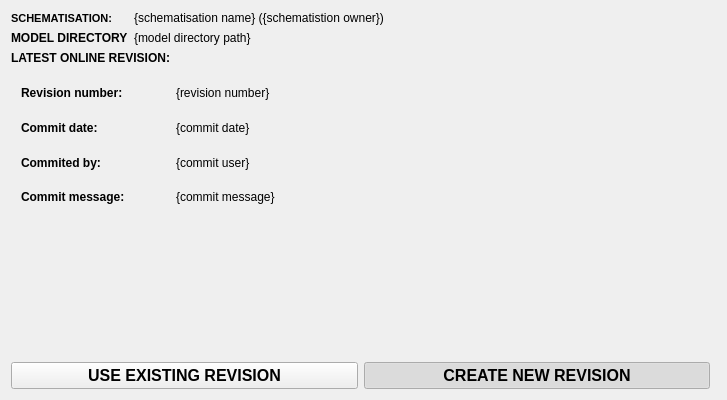
<?xml version="1.0" encoding="UTF-8"?>
<ui version="4.0">
 <class>Form</class>
 <widget class="QWidget" name="Form">
  <property name="windowModality">
   <enum>Qt::NonModal</enum>
  </property>
  <property name="geometry">
   <rect>
    <x>0</x>
    <y>0</y>
    <width>727</width>
    <height>400</height>
   </rect>
  </property>
  <property name="sizePolicy">
   <sizepolicy hsizetype="Preferred" vsizetype="Minimum">
    <horstretch>0</horstretch>
    <verstretch>0</verstretch>
   </sizepolicy>
  </property>
  <property name="minimumSize">
   <size>
    <width>720</width>
    <height>400</height>
   </size>
  </property>
  <property name="font">
   <font>
    <family>Segoe UI</family>
   </font>
  </property>
  <property name="windowTitle">
   <string>Start</string>
  </property>
  <property name="autoFillBackground">
   <bool>true</bool>
  </property>
  <layout class="QGridLayout" name="gridLayout">
   <item row="1" column="0">
    <layout class="QFormLayout" name="formLayout_2">
     <item row="0" column="0">
      <widget class="QLabel" name="label_9">
       <property name="font">
        <font>
         <pointsize>8</pointsize>
         <weight>75</weight>
         <bold>true</bold>
        </font>
       </property>
       <property name="text">
        <string>SCHEMATISATION:</string>
       </property>
      </widget>
     </item>
     <item row="0" column="1">
      <widget class="QLabel" name="lbl_schematisation">
       <property name="text">
        <string>{schematisation name} ({schematistion owner})</string>
       </property>
      </widget>
     </item>
     <item row="1" column="0">
      <widget class="QLabel" name="label_17">
       <property name="font">
        <font>
         <weight>75</weight>
         <bold>true</bold>
        </font>
       </property>
       <property name="text">
        <string>MODEL DIRECTORY</string>
       </property>
      </widget>
     </item>
     <item row="1" column="1">
      <widget class="QLabel" name="lbl_model_dir">
       <property name="text">
        <string>{model directory path}</string>
       </property>
      </widget>
     </item>
    </layout>
   </item>
   <item row="0" column="0" colspan="2">
    <layout class="QVBoxLayout" name="svg_lout"/>
   </item>
   <item row="4" column="0">
    <layout class="QGridLayout" name="gridLayout_2">
     <property name="bottomMargin">
      <number>0</number>
     </property>
     <item row="0" column="1">
      <widget class="QPushButton" name="pb_create_revision">
       <property name="sizePolicy">
        <sizepolicy hsizetype="Expanding" vsizetype="Fixed">
         <horstretch>0</horstretch>
         <verstretch>0</verstretch>
        </sizepolicy>
       </property>
       <property name="font">
        <font>
         <pointsize>12</pointsize>
         <weight>75</weight>
         <bold>true</bold>
        </font>
       </property>
       <property name="text">
        <string>CREATE NEW REVISION</string>
       </property>
       <property name="checkable">
        <bool>true</bool>
       </property>
       <property name="checked">
        <bool>true</bool>
       </property>
       <property name="autoExclusive">
        <bool>true</bool>
       </property>
      </widget>
     </item>
     <item row="0" column="0">
      <widget class="QPushButton" name="pb_use_revision">
       <property name="sizePolicy">
        <sizepolicy hsizetype="Expanding" vsizetype="Fixed">
         <horstretch>0</horstretch>
         <verstretch>0</verstretch>
        </sizepolicy>
       </property>
       <property name="font">
        <font>
         <pointsize>12</pointsize>
         <weight>75</weight>
         <bold>true</bold>
        </font>
       </property>
       <property name="text">
        <string>USE EXISTING REVISION</string>
       </property>
       <property name="checkable">
        <bool>true</bool>
       </property>
       <property name="checked">
        <bool>false</bool>
       </property>
       <property name="autoExclusive">
        <bool>true</bool>
       </property>
      </widget>
     </item>
    </layout>
   </item>
   <item row="2" column="0">
    <layout class="QFormLayout" name="formLayout_4">
     <item row="0" column="0">
      <widget class="QLabel" name="label_37">
       <property name="font">
        <font>
         <weight>75</weight>
         <bold>true</bold>
        </font>
       </property>
       <property name="text">
        <string>LATEST ONLINE REVISION:</string>
       </property>
      </widget>
     </item>
     <item row="1" column="0">
      <widget class="QLabel" name="label_38">
       <property name="sizePolicy">
        <sizepolicy hsizetype="Preferred" vsizetype="Expanding">
         <horstretch>0</horstretch>
         <verstretch>0</verstretch>
        </sizepolicy>
       </property>
       <property name="font">
        <font>
         <weight>75</weight>
         <bold>true</bold>
        </font>
       </property>
       <property name="text">
        <string>Revision number:</string>
       </property>
       <property name="indent">
        <number>10</number>
       </property>
      </widget>
     </item>
     <item row="1" column="1">
      <widget class="QLabel" name="lbl_online_revision">
       <property name="text">
        <string>{revision number}</string>
       </property>
      </widget>
     </item>
     <item row="2" column="0">
      <widget class="QLabel" name="label_39">
       <property name="font">
        <font>
         <weight>75</weight>
         <bold>true</bold>
        </font>
       </property>
       <property name="text">
        <string>Commit date:</string>
       </property>
       <property name="indent">
        <number>10</number>
       </property>
      </widget>
     </item>
     <item row="2" column="1">
      <widget class="QLabel" name="lbl_online_commit_date">
       <property name="text">
        <string>{commit date}</string>
       </property>
      </widget>
     </item>
     <item row="3" column="0">
      <widget class="QLabel" name="label_44">
       <property name="sizePolicy">
        <sizepolicy hsizetype="Preferred" vsizetype="Expanding">
         <horstretch>0</horstretch>
         <verstretch>0</verstretch>
        </sizepolicy>
       </property>
       <property name="font">
        <font>
         <weight>75</weight>
         <bold>true</bold>
        </font>
       </property>
       <property name="text">
        <string>Commited by:</string>
       </property>
       <property name="indent">
        <number>10</number>
       </property>
      </widget>
     </item>
     <item row="3" column="1">
      <widget class="QLabel" name="lbl_online_commit_by">
       <property name="text">
        <string>{commit user}</string>
       </property>
      </widget>
     </item>
     <item row="4" column="0">
      <widget class="QLabel" name="label_46">
       <property name="font">
        <font>
         <weight>75</weight>
         <bold>true</bold>
        </font>
       </property>
       <property name="text">
        <string>Commit message:</string>
       </property>
       <property name="indent">
        <number>10</number>
       </property>
      </widget>
     </item>
     <item row="4" column="1">
      <widget class="QLabel" name="lbl_online_commit_msg">
       <property name="text">
        <string>{commit message}</string>
       </property>
      </widget>
     </item>
    </layout>
   </item>
   <item row="3" column="0">
    <spacer name="verticalSpacer_2">
     <property name="orientation">
      <enum>Qt::Vertical</enum>
     </property>
     <property name="sizeHint" stdset="0">
      <size>
       <width>20</width>
       <height>40</height>
      </size>
     </property>
    </spacer>
   </item>
  </layout>
 </widget>
 <resources/>
 <connections/>
</ui>
